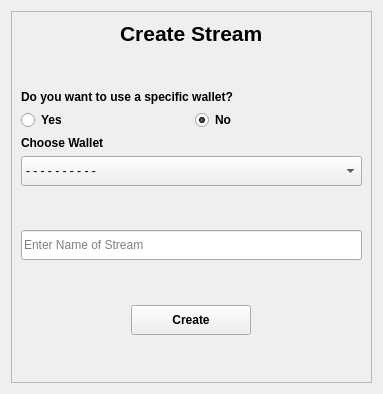
<?xml version="1.0" encoding="UTF-8"?>
<ui version="4.0">
 <class>Form</class>
 <widget class="QWidget" name="Form">
  <property name="geometry">
   <rect>
    <x>0</x>
    <y>0</y>
    <width>383</width>
    <height>394</height>
   </rect>
  </property>
  <property name="windowTitle">
   <string>Form</string>
  </property>
  <layout class="QGridLayout" name="gridLayout">
   <item row="0" column="0">
    <widget class="QFrame" name="frame">
     <property name="frameShape">
      <enum>QFrame::StyledPanel</enum>
     </property>
     <property name="frameShadow">
      <enum>QFrame::Raised</enum>
     </property>
     <layout class="QVBoxLayout" name="verticalLayout">
      <item alignment="Qt::AlignHCenter">
       <widget class="QLabel" name="label">
        <property name="text">
         <string>&lt;html&gt;&lt;head/&gt;&lt;body&gt;&lt;p&gt;&lt;span style=&quot; font-size:16pt; font-weight:600;&quot;&gt;Create Stream&lt;/span&gt;&lt;/p&gt;&lt;/body&gt;&lt;/html&gt;</string>
        </property>
       </widget>
      </item>
      <item>
       <spacer name="verticalSpacer">
        <property name="orientation">
         <enum>Qt::Vertical</enum>
        </property>
        <property name="sizeHint" stdset="0">
         <size>
          <width>20</width>
          <height>40</height>
         </size>
        </property>
       </spacer>
      </item>
      <item>
       <widget class="QLabel" name="label_2">
        <property name="font">
         <font>
          <weight>75</weight>
          <bold>true</bold>
         </font>
        </property>
        <property name="text">
         <string>Do you want to use a specific wallet?</string>
        </property>
       </widget>
      </item>
      <item>
       <layout class="QHBoxLayout" name="horizontalLayout">
        <item>
         <widget class="QRadioButton" name="yes_rbtn">
          <property name="font">
           <font>
            <weight>75</weight>
            <bold>true</bold>
           </font>
          </property>
          <property name="text">
           <string>Yes</string>
          </property>
         </widget>
        </item>
        <item>
         <widget class="QRadioButton" name="no_rbtn">
          <property name="font">
           <font>
            <weight>75</weight>
            <bold>true</bold>
           </font>
          </property>
          <property name="text">
           <string>No</string>
          </property>
          <property name="checked">
           <bool>true</bool>
          </property>
         </widget>
        </item>
       </layout>
      </item>
      <item>
       <widget class="QLabel" name="addr_lbl">
        <property name="font">
         <font>
          <weight>75</weight>
          <bold>true</bold>
         </font>
        </property>
        <property name="text">
         <string>Choose Wallet</string>
        </property>
       </widget>
      </item>
      <item>
       <widget class="QComboBox" name="addr_cbox">
        <property name="minimumSize">
         <size>
          <width>300</width>
          <height>30</height>
         </size>
        </property>
        <item>
         <property name="text">
          <string>- - - - - - - - - -</string>
         </property>
        </item>
       </widget>
      </item>
      <item>
       <spacer name="verticalSpacer_2">
        <property name="orientation">
         <enum>Qt::Vertical</enum>
        </property>
        <property name="sizeHint" stdset="0">
         <size>
          <width>20</width>
          <height>40</height>
         </size>
        </property>
       </spacer>
      </item>
      <item>
       <widget class="QLineEdit" name="stream_ledit">
        <property name="minimumSize">
         <size>
          <width>300</width>
          <height>30</height>
         </size>
        </property>
        <property name="placeholderText">
         <string>Enter Name of Stream</string>
        </property>
       </widget>
      </item>
      <item>
       <spacer name="verticalSpacer_3">
        <property name="orientation">
         <enum>Qt::Vertical</enum>
        </property>
        <property name="sizeHint" stdset="0">
         <size>
          <width>20</width>
          <height>40</height>
         </size>
        </property>
       </spacer>
      </item>
      <item alignment="Qt::AlignHCenter">
       <widget class="QPushButton" name="create_btn">
        <property name="minimumSize">
         <size>
          <width>120</width>
          <height>30</height>
         </size>
        </property>
        <property name="font">
         <font>
          <weight>75</weight>
          <bold>true</bold>
         </font>
        </property>
        <property name="text">
         <string>Create</string>
        </property>
       </widget>
      </item>
      <item>
       <spacer name="verticalSpacer_4">
        <property name="orientation">
         <enum>Qt::Vertical</enum>
        </property>
        <property name="sizeHint" stdset="0">
         <size>
          <width>20</width>
          <height>40</height>
         </size>
        </property>
       </spacer>
      </item>
     </layout>
    </widget>
   </item>
  </layout>
 </widget>
 <resources/>
 <connections/>
</ui>
